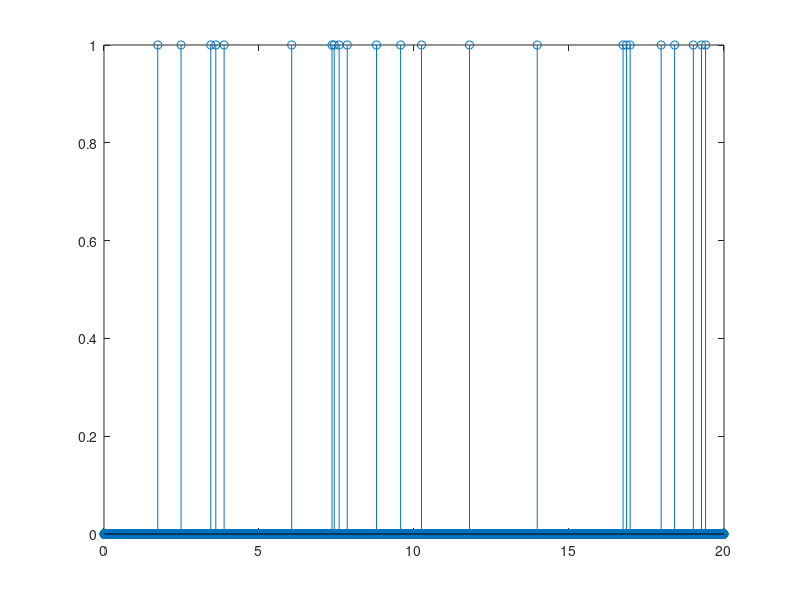
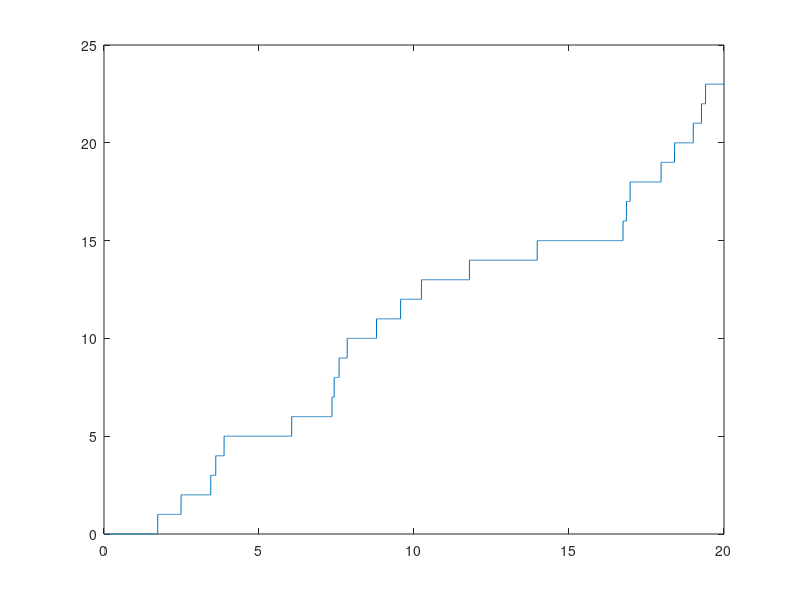
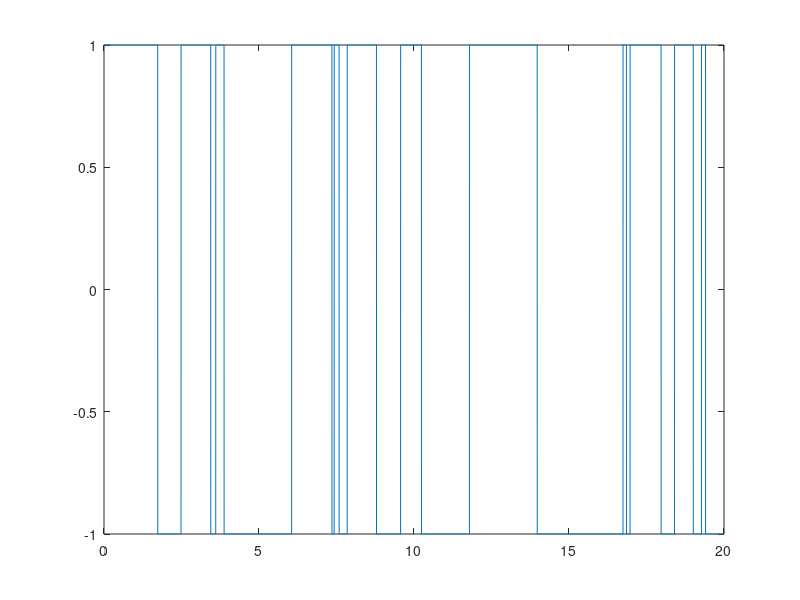

The MATLAB source for these figures, in order:
%random telegraph signal
clear all;
close all;

%time interval to look at
time_horizon=20;
%accuracy of x axis
accuracy=10000;
%time
t=linspace(0,time_horizon,accuracy);
%poisson intensity
lambda=1;
%draw one poisson variable
N=poissrnd(time_horizon*lambda)
%construct the process sample
Nt=unifrnd(0,time_horizon,1,N);
Nt=sort(Nt);
%
%
%
%build the poisson shots
for i=1:N
   X1mat(:,i)=abs(t-Nt(i))<(time_horizon/accuracy/2);
   X1=sum(X1mat,2);
end
stem(t,X1)
%build the counting process
X2(1)=0;
for k=1:accuracy
   X2(k+1)=X2(k)+X1(k);
end
figure
plot(t,X2(2:accuracy+1))
%build the random telegraph signal
X3(1)=1-2*binornd(1,0.5);
for k=1:accuracy
   if(X1(k)==0)
      X3(k+1)=X3(k);
   else
      X3(k+1)=-X3(k);
   end
end
figure
plot(t,X3(2:accuracy+1))


